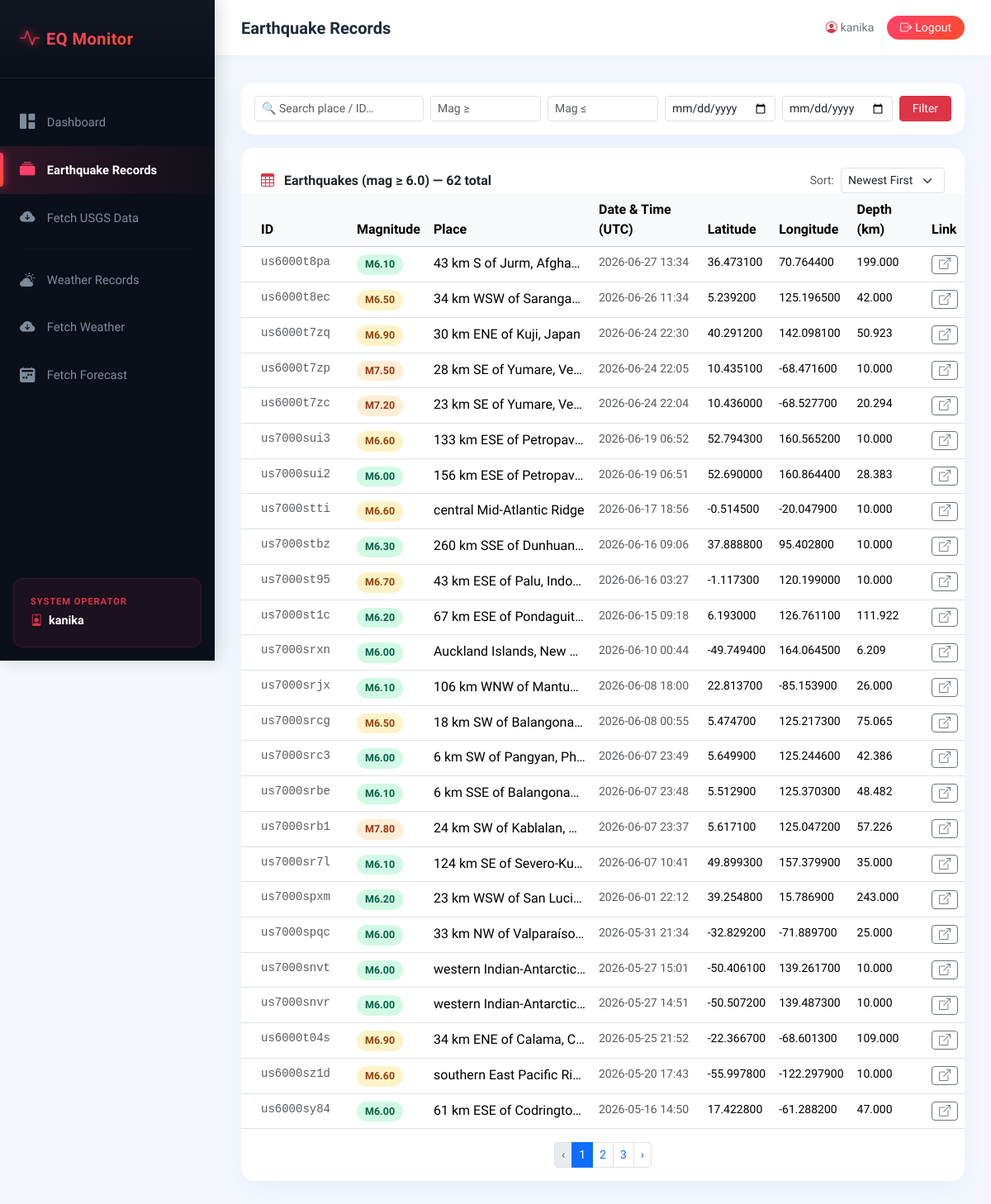
The app's page /earthquakes/ (signed in) with its own data.
### earthquake_app/models.py (models this page shows, shortened)
class Earthquake(models.Model):
    earthquake_id = models.CharField(max_length=20, primary_key=True)
    magnitude     = models.DecimalField(max_digits=4,  decimal_places=2)
    place         = models.CharField(max_length=300, null=True, blank=True)
    time          = models.DateTimeField(null=True, blank=True)
    latitude      = models.DecimalField(max_digits=10, decimal_places=6, null=True)
    longitude     = models.DecimalField(max_digits=10, decimal_places=6, null=True)
    depth         = models.DecimalField(max_digits=10, decimal_places=3, null=True)
    url           = models.CharField(max_length=512, null=True, blank=True)
    fetched_at    = models.DateTimeField(default=timezone.now)
    class Meta:
        db_table = "earthquake"
        ordering = ["-time"]

### earthquake_app/views.py (the view)
    def wrapper(request, *args, **kwargs):
        if not request.session.get("user_id"):
            messages.warning(request, "Please log in to access this page.")
            return redirect("login")
        return view_func(request, *args, **kwargs)

### earthquake_app/views.py (called while the page is built)
def login_required_custom(view_func):
    def wrapper(request, *args, **kwargs):
        if not request.session.get("user_id"):
            messages.warning(request, "Please log in to access this page.")
            return redirect("login")
        return view_func(request, *args, **kwargs)
    return wrapper

### templates/earthquake_app/earthquakes.html (shortened to what this page needs)
{% extends "earthquake_app/base.html" %}
{% block page_title %}Earthquake Records{% endblock %}
{% block content %}
<div class="card table-card mb-3">
  <div class="card-body p-3">
    <form method="get" class="row g-2 align-items-end">
      <div class="col-12 col-md-3">
        <input type="text" name="search" class="form-control form-control-sm"
               placeholder="🔍 Search place / ID…" value="{{ search }}">
      </div>
      <div class="col-6 col-md-2">
        <input type="number" name="mag_min" class="form-control form-control-sm"
               placeholder="Mag ≥" step="0.1" min="0" max="10" value="{{ mag_min }}">
      </div>
      <div class="col-6 col-md-2">
        <input type="number" name="mag_max" class="form-control form-control-sm"
               placeholder="Mag ≤" step="0.1" min="0" max="10" value="{{ mag_max }}">
      </div>
      <div class="col-6 col-md-2">
        <input type="date" name="date_from" class="form-control form-control-sm" value="{{ date_from }}">
      </div>
      <div class="col-6 col-md-2">
        <input type="date" name="date_to" class="form-control form-control-sm" value="{{ date_to }}">
      </div>
      <div class="col-12 col-md-1 d-flex gap-1">
        <button class="btn btn-danger btn-sm w-100" type="submit">Filter</button>
      </div>
    </form>
  </div>
</div>
<div class="card table-card">
  <div class="card-header bg-white border-0 pt-4 pb-0 px-4 d-flex justify-content-between align-items-center">
    <h6 class="fw-bold mb-0">
      <i class="bi bi-table me-2 text-danger"></i>
      Earthquakes (mag ≥ 6.0) — {{ total }} total
    </h6>
    <div class="d-flex gap-2 align-items-center">
      <small class="text-muted">Sort:</small>
      <select class="form-select form-select-sm" style="width:auto;"
              onchange="window.location.href=updateParam('sort', this.value)">
        <option value="-time"      {% if sort_by == '-time' %}selected{% endif %}>Newest First</option>
      </select>
    </div>
  </div>
  <div class="card-body p-0">
    <div class="table-responsive">
      <table class="table table-hover mb-0">
        <thead class="table-light">
          <tr>
            <th class="px-4">ID</th>
            <th>Magnitude</th>
            <th>Place</th>
            <th>Date & Time (UTC)</th>
            <th>Latitude</th>
            <th>Longitude</th>
            <th>Depth (km)</th>
            <th>Link</th>
          </tr>
        </thead>
        <tbody>
          {% for eq in page_obj %}
          <tr>
            <td class="px-4 font-monospace small text-muted">{{ eq.earthquake_id }}</td>
            <td>
              {% if eq.magnitude >= 8 %}
                <span class="magnitude-badge mag-extreme">M{{ eq.magnitude }}</span>
              {% elif eq.magnitude >= 7 %}
                <span class="magnitude-badge mag-high">M{{ eq.magnitude }}</span>
              {% elif eq.magnitude >= 6.5 %}
                <span class="magnitude-badge mag-medium">M{{ eq.magnitude }}</span>
              {% else %}
                <span class="magnitude-badge mag-low">M{{ eq.magnitude }}</span>
              {% endif %}
            </td>
            <td style="max-width:200px;overflow:hidden;text-overflow:ellipsis;white-space:nowrap;">
              {{ eq.place|default:"Unknown" }}
            </td>
            <td class="text-muted small">{{ eq.time|date:"Y-m-d H:i" }}</td>
            <td class="small">{{ eq.latitude|default:"—" }}</td>
            <td class="small">{{ eq.longitude|default:"—" }}</td>
            <td class="small">{{ eq.depth|default:"—" }}</td>
            <td>
              {% if eq.url %}
                <a href="{{ eq.url }}" target="_blank" class="btn btn-sm btn-outline-secondary py-0 px-2">
                  <i class="bi bi-box-arrow-up-right"></i>
                </a>
              {% endif %}
            </td>
          </tr>
          {% endfor %}
        </tbody>
      </table>
    </div>
  </div>
  {% if page_obj.has_other_pages %}
  <div class="card-footer bg-white border-0 py-3 px-4">
    <nav>
      <ul class="pagination pagination-sm mb-0 justify-content-center">
        {% if page_obj.has_previous %}
          <li class="page-item">
            <a class="page-link" href="?search={{ search }}&mag_min={{ mag_min }}&mag_max={{ mag_max }}&date_from={{ date_from }}&date_to={{ date_to }}&sort={{ sort_by }}&page={{ page_obj.previous_page_number }}">‹</a>
          </li>
        {% else %}
          <li class="page-item disabled"><span class="page-link">‹</span></li>
        {% endif %}
        {% for num in page_obj.paginator.page_range %}
          {% if page_obj.number == num %}
            <li class="page-item active"><span class="page-link">{{ num }}</span></li>
          {% elif num > page_obj.number|add:-3 and num < page_obj.number|add:3 %}
            <li class="page-item">
              <a class="page-link" href="?search={{ search }}&mag_min={{ mag_min }}&mag_max={{ mag_max }}&date_from={{ date_from }}&date_to={{ date_to }}&sort={{ sort_by }}&page={{ num }}">{{ num }}</a>
            </li>
          {% endif %}
        {% endfor %}
        {% if page_obj.has_next %}
          <li class="page-item">
            <a class="page-link" href="?search={{ search }}&mag_min={{ mag_min }}&mag_max={{ mag_max }}&date_from={{ date_from }}&date_to={{ date_to }}&sort={{ sort_by }}&page={{ page_obj.next_page_number }}">›</a>
          </li>
        {% else %}
          <li class="page-item disabled"><span class="page-link">›</span></li>
        {% endif %}
      </ul>
    </nav>
  </div>
  {% endif %}
</div>
{% endblock %}

### templates/earthquake_app/base.html (style rules this page uses)
:root { --sidebar-width: 260px; --primary-gradient: linear-gradient(135deg, #ff416c 0%, #ff4b2b 100%); --sidebar-bg: #0b0f19; --active-gradient: linear-gradient(90deg, rgba(255, 65, 108, 0.15) 0%, rgba(255, 75, 43, 0.02) 100%); --accent-color: #ff416c; --bg-light: #f4f7fe; }
body { background: var(--bg-light); font-family: 'Plus Jakarta Sans', sans-serif; color: #1e293b; }
.table-card { border: none; border-radius: 16px; box-shadow: 0 10px 30px rgba(165, 173, 211, 0.1); overflow: hidden; background: #fff; }
.magnitude-badge { display: inline-block; padding: 3px 10px; border-radius: 20px; font-size: 0.78rem; font-weight: 700; }
.mag-low { background: #d1fae5; color: #065f46; }
.mag-medium { background: #fef3c7; color: #92400e; }
.mag-high { background: #ffedd5; color: #9a3412; }

### records on screen
Earthquake: earthquake_id "us6000t8pa", magnitude "6.10", place "43 km S of Jurm, Afgha…", time "2026-06-27 13:34", latitude "36.473100", longitude "70.764400", depth "199.000"
Earthquake: earthquake_id "us6000t8ec", magnitude "6.50", place "34 km WSW of Saranga…", time "2026-06-26 11:34", latitude "5.239200", longitude "125.196500", depth "42.000"
Earthquake: earthquake_id "us6000t7zq", magnitude "6.90", place "30 km ENE of Kuji, Japan", time "2026-06-24 22:30", latitude "40.291200", longitude "142.098100", depth "50.923"
Earthquake: earthquake_id "us6000t7zp", magnitude "7.50", place "28 km SE of Yumare, Ve…", time "2026-06-24 22:05", latitude "10.435100", longitude "-68.471600", depth "10.000"
Earthquake: earthquake_id "us6000t7zc", magnitude "7.20", place "23 km SE of Yumare, Ve…", time "2026-06-24 22:04", latitude "10.436000", longitude "-68.527700", depth "20.294"
Earthquake: earthquake_id "us7000sui3", magnitude "6.60", place "133 km ESE of Petropav…", time "2026-06-19 06:52", latitude "52.794300", longitude "160.565200", depth "10.000"
Earthquake: earthquake_id "us7000sui2", magnitude "6.00", place "156 km ESE of Petropav…", time "2026-06-19 06:51", latitude "52.690000", longitude "160.864400", depth "28.383"
Earthquake: earthquake_id "us7000stti", magnitude "6.60", place "central Mid-Atlantic Ridge", time "2026-06-17 18:56", latitude "-0.514500", longitude "-20.047900", depth "10.000"
Earthquake: earthquake_id "us7000stbz", magnitude "6.30", place "260 km SSE of Dunhuan…", time "2026-06-16 09:06", latitude "37.888800", longitude "95.402800", depth "10.000"
Earthquake: earthquake_id "us7000st95", magnitude "6.70", place "43 km ESE of Palu, Indo…", time "2026-06-16 03:27", latitude "-1.117300", longitude "120.199000", depth "10.000"
Earthquake: earthquake_id "us7000st1c", magnitude "6.20", place "67 km ESE of Pondaguit…", time "2026-06-15 09:18", latitude "6.193000", longitude "126.761100", depth "111.922"
Earthquake: earthquake_id "us7000srxn", magnitude "6.00", place "Auckland Islands, New…", time "2026-06-10 00:44", latitude "-49.749400", longitude "164.064500", depth "6.209"
Earthquake: earthquake_id "us7000srjx", magnitude "6.10", place "106 km WNW of Mantu…", time "2026-06-08 18:00", latitude "22.813700", longitude "-85.153900", depth "26.000"
Earthquake: earthquake_id "us7000srcg", magnitude "6.50", place "18 km SW of Balangona…", time "2026-06-08 00:55", latitude "5.474700", longitude "125.217300", depth "75.065"
Earthquake: earthquake_id "us7000src3", magnitude "6.00", place "6 km SW of Pangyan, Ph…", time "2026-06-07 23:49", latitude "5.649900", longitude "125.244600", depth "42.386"
Earthquake: earthquake_id "us7000srbe", magnitude "6.10", place "6 km SSE of Balangona…", time "2026-06-07 23:48", latitude "5.512900", longitude "125.370300", depth "48.482"
Earthquake: earthquake_id "us7000srb1", magnitude "7.80", place "24 km SW of Kablalan,…", time "2026-06-07 23:37", latitude "5.617100", longitude "125.047200", depth "57.226"
Earthquake: earthquake_id "us7000sr7l", magnitude "6.10", place "124 km SE of Severo-Ku…", time "2026-06-07 10:41", latitude "49.899300", longitude "157.379900", depth "35.000"
Earthquake: earthquake_id "us7000spxm", magnitude "6.20", place "23 km WSW of San Luci…", time "2026-06-01 22:12", latitude "39.254800", longitude "15.786900", depth "243.000"
Earthquake: earthquake_id "us7000spqc", magnitude "6.00", place "33 km NW of Valparaíso…", time "2026-05-31 21:34", latitude "-32.829200", longitude "-71.889700", depth "25.000"
Earthquake: earthquake_id "us7000snvt", magnitude "6.00", place "western Indian-Antarctic…", time "2026-05-27 15:01", latitude "-50.406100", longitude "139.261700", depth "10.000"
Earthquake: earthquake_id "us7000snvr", magnitude "6.00", place "western Indian-Antarctic…", time "2026-05-27 14:51", latitude "-50.507200", longitude "139.487300", depth "10.000"
Earthquake: earthquake_id "us6000t04s", magnitude "6.90", place "34 km ENE of Calama, C…", time "2026-05-25 21:52", latitude "-22.366700", longitude "-68.601300", depth "109.000"
Earthquake: earthquake_id "us6000sz1d", magnitude "6.60", place "southern East Pacific Rise", time "2026-05-20 17:43", latitude "-55.997800", longitude "-122.297900", depth "10.000"
Earthquake: earthquake_id "us6000sy84", magnitude "6.00", place "61 km ESE of Codringto…", time "2026-05-16 14:50", latitude "17.422800", longitude "-61.288200", depth "47.000"

### other values on screen
{{ request.session.username }} "kanika"
{{ total }} "62"
{{ num }} "1"
{{ num }} "2" "3"
